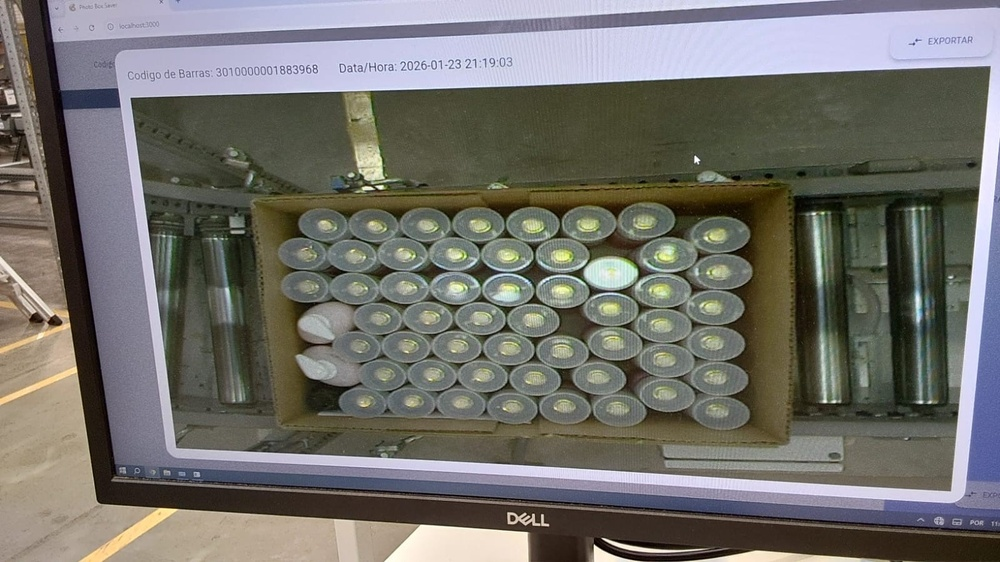
#> input picture testelerfoto.jpg, 1000 x 562 px, shrunk from 1600 x 900 before the run
$ python 'Contar por imagem].py'
#> lines starting #> are read from the running program, lines starting #| are printed output that depends on the picture; after the words box and inside, x2 and y2 are one past the last pixel; in counts of white or black regions, pixels touching at a corner belong together
import cv2
import numpy as np
import os

# --- Configurações ---
nome_arquivo = 'testelerfoto.jpg' # Certifique-se que este arquivo está na pasta!

# --- Parâmetros de Detecção (Ajuste estes se não detectar nada) ---
# DICA: Para a foto da tela, tive que aumentar a minDist e o param2
# para evitar detectar o ruído da tela.
p_minDist = 40    # Distância mínima entre centros
p_param2 = 35     # Sensibilidade (menor = detecta mais, maior = mais rigoroso)
p_minRadius = 15  # Raio mínimo
p_maxRadius = 45  # Raio máximo

# 1. Verificação e Carregamento
print(f"Tentando ler: {os.path.abspath(nome_arquivo)}")
if not os.path.exists(nome_arquivo):
    print(f"\nERRO CRÍTICO: O arquivo '{nome_arquivo}' NÃO existe nesta pasta.")
    exit()

img = cv2.imread(nome_arquivo)
#> img is the input picture: shape (562, 1000, 3); mean B, G, R 107.6, 113, 114.4
if img is None:
    print("\nERRO CRÍTICO: Arquivo encontrado, mas o OpenCV não conseguiu ler. Formato inválido?")
    exit()

print("Imagem carregada com sucesso. Processando...")

# 2. Processamento
output = img.copy()
gray = cv2.cvtColor(img, cv2.COLOR_BGR2GRAY)
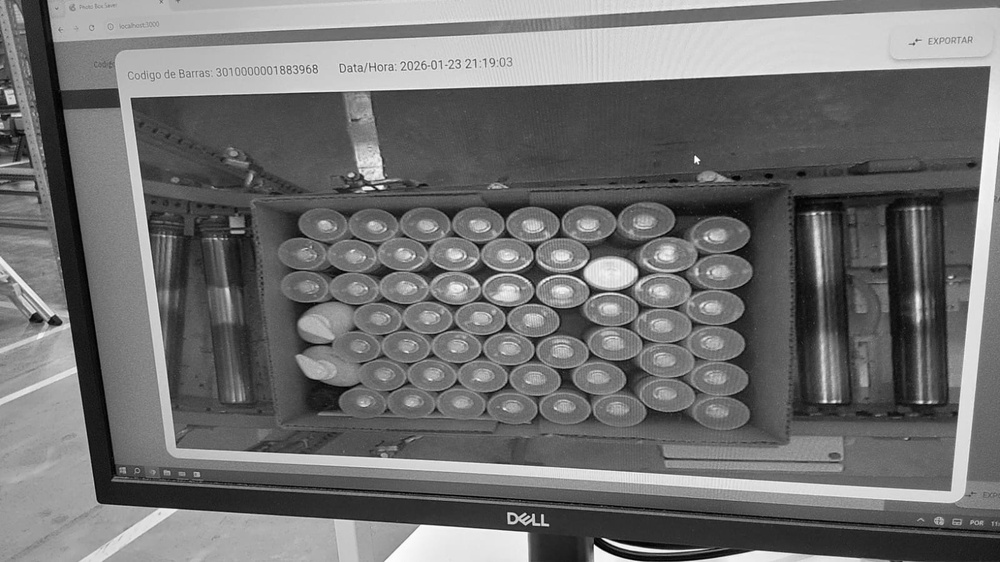
#> gray: shape (562, 1000); min 0, max 255, mean 112.8
# Blur um pouco mais forte ajuda se for foto de tela
gray = cv2.medianBlur(gray, 7)
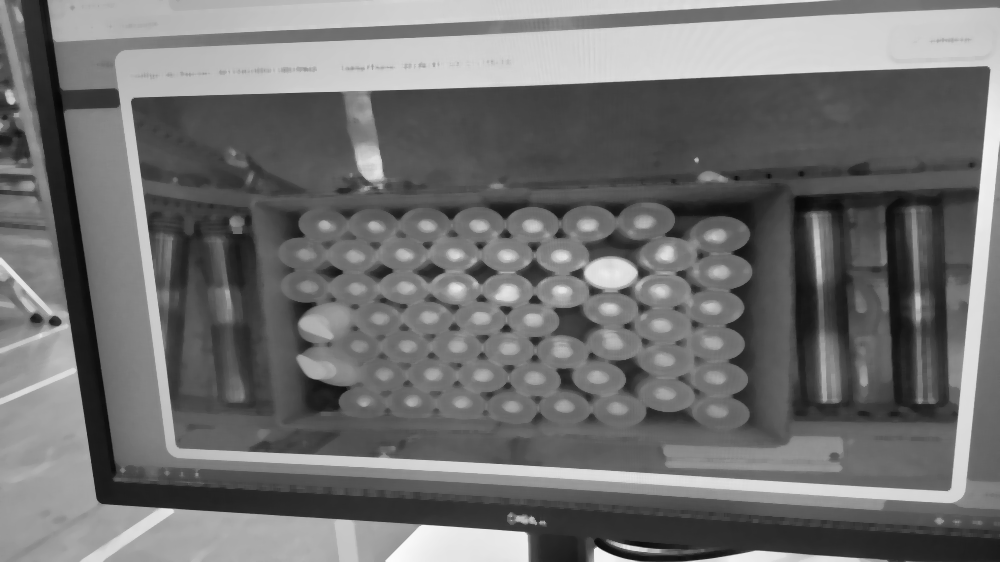
#> gray: shape (562, 1000); min 6, max 252, mean 112.6

# 3. Detecção
circles = cv2.HoughCircles(
    gray,
    cv2.HOUGH_GRADIENT,
    dp=1.2,
    minDist=p_minDist,
    param1=50,
    param2=p_param2,
    minRadius=p_minRadius,
    maxRadius=p_maxRadius
)
#> circles = 18 rows, first 8: [610.2, 288.6, 41.64], [507, 309, 36.24], [666.6, 305.4, 39], [720.6, 252.6, 37.68], [507, 234.6, 36.36], [588.6, 243, 37.56], [454.2, 306.6, 31.08], [607.8, 354.6, 41.64]

count = 0
if circles is not None:
    circles = np.round(circles[0, :]).astype("int")
#> circles = 18 rows, first 8: [610, 289, 42], [507, 309, 36], [667, 305, 39], [721, 253, 38], [507, 235, 36], [589, 243, 38], [454, 307, 31], [608, 355, 42]
    count = len(circles)
#> count = 18
    print(f"\n>>> SUCESSO: Foram detectados {count} produtos. <<<")
#| >>> SUCESSO: Foram detectados 18 produtos. <<<

    for (x, y, r) in circles:
        # Círculo verde ao redor
        cv2.circle(output, (x, y), r, (0, 255, 0), 2)
        # Ponto vermelho no centro
        cv2.circle(output, (x, y), 2, (0, 0, 255), 3)
#> this loop made 18 passes
#> (x, y, r) on passes 1 to 12: (610, 289, 42), (507, 309, 36), (667, 305, 39), (721, 253, 38), (507, 235, 36), (589, 243, 38), (454, 307, 31), (608, 355, 42), (667, 241, 35), (191, 255, 34), (857, 305, 36), (423, 236, 28)
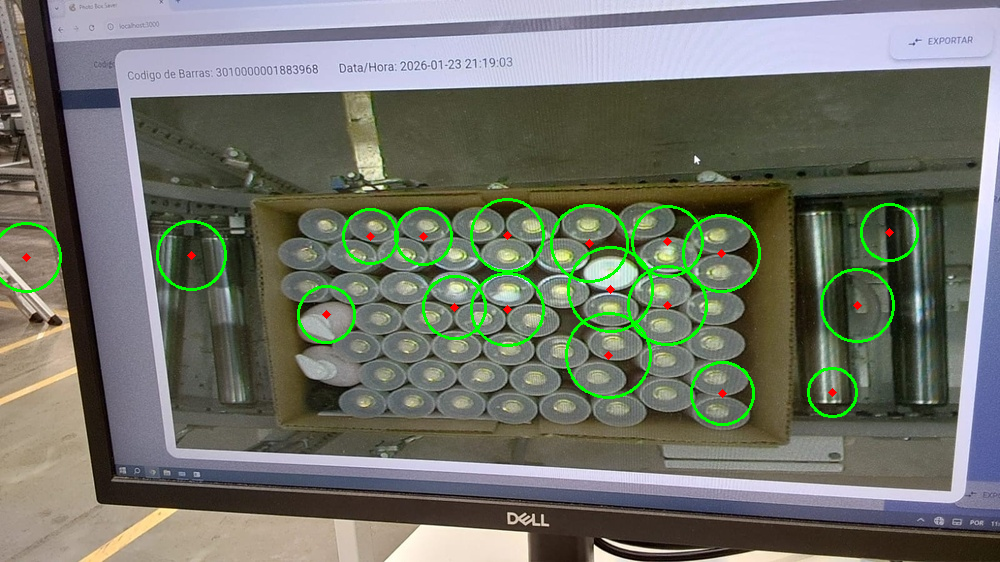
#> output: shape (562, 1000, 3); 2.1% of pixels changed, all inside (x1, y1, x2, y2) = (0, 198, 919, 426)
else:
    print("\n>>> AVISO: Nenhum círculo foi detectado com os parâmetros atuais. <<<")
    print("Tente diminuir o 'p_param2' ou ajustar o 'p_minDist'.")

# 4. Exibição (Usando OpenCV nativo)
print("Abrindo janela de resultado...")
cv2.imshow('Resultado da Contagem (Pressione Q para sair)', output)

# --- O PASSO MAIS IMPORTANTE ---
# O código espera você apertar uma tecla. Sem isso, a janela fecha na hora.
print("Pressione a tecla 'Q' na janela da imagem para fechar o programa.")
cv2.waitKey(0)
cv2.destroyAllWindows()
